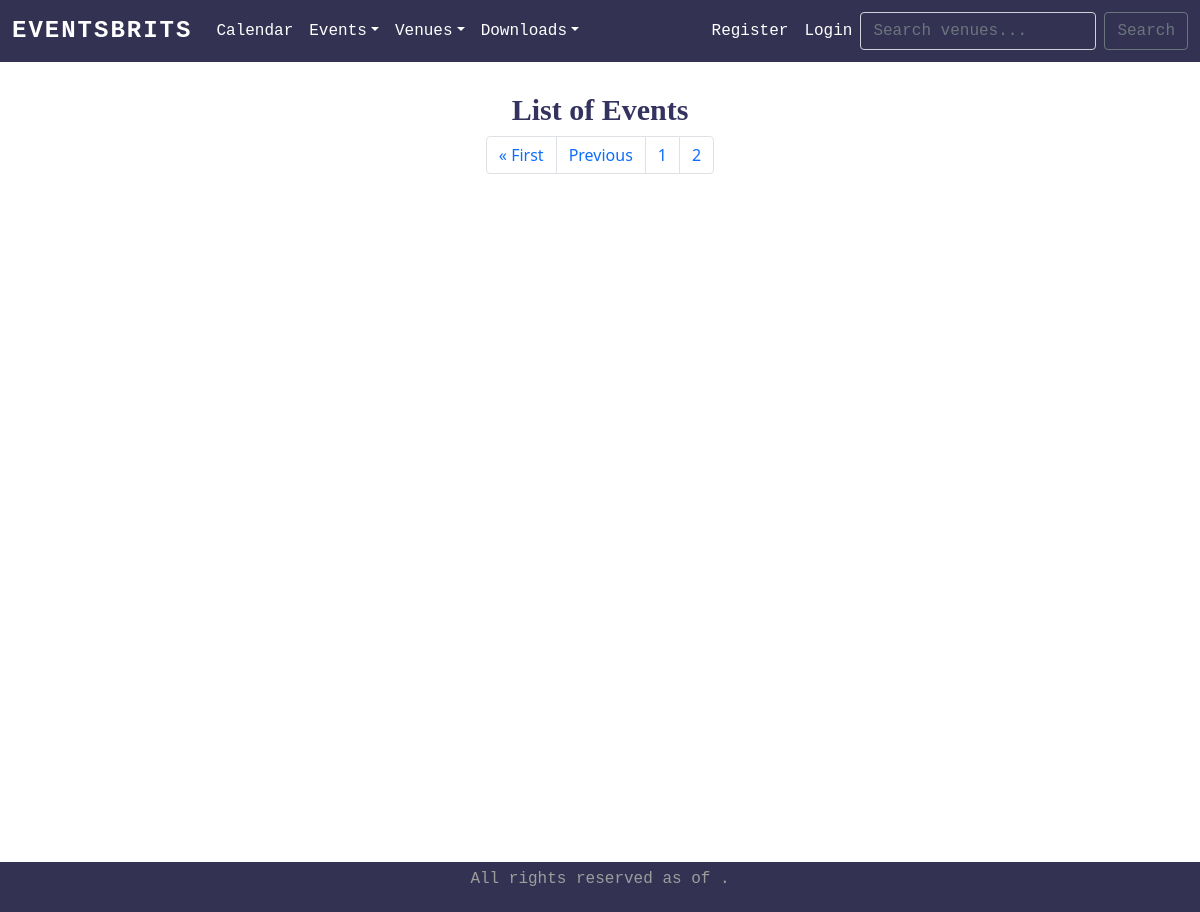
/events?page=2, run on an earlier commit of the app's database.
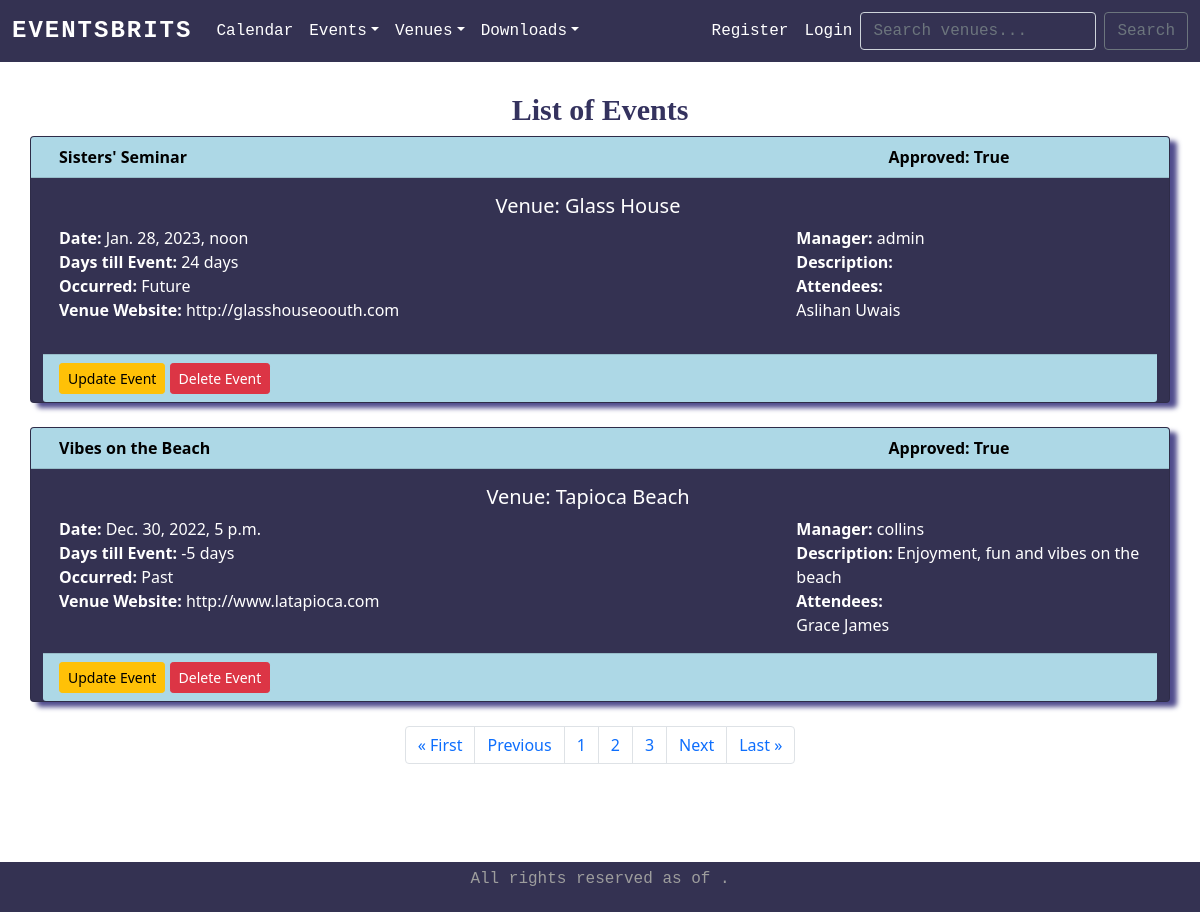
And on a later commit of the database.
### firstapp/models.py (models this page shows)
class Event(models.Model):
    name = models.CharField('Event Name', max_length=120)
    event_date = models.DateTimeField('Event Date')
    venue = models.ForeignKey(Venue, blank=True, null=True, on_delete=models.CASCADE)
    manager = models.ForeignKey(User, blank=True, null=True, on_delete=models.SET_NULL)
    description = models.TextField(blank=True)
    attendees = models.ManyToManyField(Userlist, blank=True)
    approved = models.BooleanField('Approved', default=False)
    def __str__(self):
        return self.name
    @property
    def Days_till(self):
        today = date.today()
        days_till = self.event_date.date() - today
        days_till_stripped = str(days_till).split(",", 1)[0]
        return days_till_stripped
    @property
    def is_past(self):
        today = date.today()
        if self.event_date.date() < today:
            thing = "Past"
        else:
            thing = "Future"
        return thing

class Venue(models.Model):
    name = models.CharField('Venue Name', max_length=120)
    address = models.CharField( max_length=300)
    zip_code = models.CharField('Zip Code', max_length=15, blank=True)
    phone = models.CharField('Contact Phone', max_length=25)
    web = models.URLField('Website Address', blank=True)
    email_address = models.EmailField('Email Address')
    capacity = models.CharField('Capacity', max_length=15, blank=False)
    owner = models.IntegerField('Venue Owner', blank=False, default=1)
    venue_image = models.ImageField(null=True, blank=True, upload_to="images/")
    def __str__(self):
        return self.name

class Userlist(models.Model):
    first_name = models.CharField(max_length=30)
    last_name = models.CharField(max_length=30)
    email = models.EmailField('User Email')
    def __str__(self):
        return self.first_name + ' ' + self.last_name

### firstapp/views.py (the view)
# urls.py: path('events', views.all_events, name='events'),
def all_events(request):
    event_list = Event.objects.all().order_by('-event_date')
    p = Paginator(Event.objects.all().order_by('-event_date'), 2)
    page = request.GET.get('page')
    events = p.get_page(page)
    nums = "a" * events.paginator.num_pages
    return render(request, 'firstapp/eventslist.html', {'event_list': event_list, 'events': events, 'nums': nums})

### firstapp/templates/firstapp/eventslist.html
{% extends 'firstapp/base.html' %}
{% block content %}
    <h1 style="text-align:center; margin-top: 1em;">List of Events</h1>
    {% for event in events %}
    {% if event.approved %}
    <section class="container card" style="background-color: #343252; color: #fff; box-shadow: 7px 5px 5px #504c8d;">
        <div class="row card-header">
            <div class="col-sm-3">
                <strong>{{ event }}</strong>
            </div>
            <div class="col-sm-3 offset-sm-6">
                <strong>Approved: {{ event.approved }}</strong>
            </div>
        </div>
        <div class="row card-body">
            <h5 class="row card-title" style="display: flex; justify-content: center; text-align:center">Venue: {{ event.venue }}</h5>
            <p class="col-sm-4 card-text">
                <b>Date:</b> {{ event.event_date }} <br />
                <b>Days till Event:</b> {{ event.Days_till }} <br />
                <b>Occurred:</b> {{ event.is_past }} <br />
                <b>Venue Website:</b> <a style="color: white;" href="{{ event.venue.web}}">{{ event.venue.web }}</a> <br />
            </p>
            <p class="col-sm-4 offset-sm-4 card-text">
                <b>Manager:</b> {{ event.manager }} <br />
                <b>Description:</b> {{ event.description }} <br />
                <b>Attendees:</b> <br />
                    {% for user in event.attendees.all %}
                        {{ user }} <br />
                    {% endfor %}
            </p>
        </div>
        <div class="card-footer text-muted"  style="background-color: lightblue;">
           <a href="{% url 'update-event' event.id %}" class="btn btn-warning btn-sm"> Update Event </a>
           <a href="{% url 'delete-event' event.id %}" class="btn btn-danger btn-sm"> Delete Event </a>
        </div>
    </section> <br />
    {% endif %}
    {% endfor %}
    <nav aria-label="Page-navigation example">
        <ul class="pagination justify-content-center">
            {% if events.has_previous %}
                <li class="page-item"> <a class="page-link" href="?page=1">&laquo; First</a> </li>
                <li class="page-item"> <a class="page-link" href="?page={{ events.previous_page_number }}">Previous</a> </li>
            {% endif %}
            {% for i in nums %}
                <li class="page-item"> <a class="page-link" href="?page={{ forloop.counter }}">{{ forloop.counter }}</a> </li>
            {% endfor %}
            {% if events.has_next %}
                <li class="page-item"> <a class="page-link" href="?page={{ events.next_page_number }}">Next</a> </li>
                <li class="page-item"> <a class="page-link" href="?page={{ events.paginator.num_pages }}">Last &raquo;</a> </li>
            {% endif %}
        </ul>
    </nav>
{% endblock %}

What changed in the data, as far as the page shows it:
now on this page (row edited): Event: name "Sisters' Seminar", approved "True", venue "Glass House", event_date "Jan. 28, 2023, noon", Days_till "24 days", is_past "Future", venue.web "http://glasshouseoouth.com", manager "admin"
now on this page (row unchanged): Userlist: first_name+last_name "Aslihan Uwais", shown under "Sisters' Seminar"
now on this page (row edited): Event: name "Vibes on the Beach", approved "True", venue "Tapioca Beach", event_date "Dec. 30, 2022, 5 p.m.", Days_till "-5 days", is_past "Past", venue.web "http://www.latapioca.com", manager "collins", description "Enjoyment, fun and vibes on the beach"
now on this page (row unchanged): Userlist: first_name+last_name "Grace James", shown under "Vibes on the Beach"
Also different on the page:
new list line: "3"
text now shown: "Next Last »"
